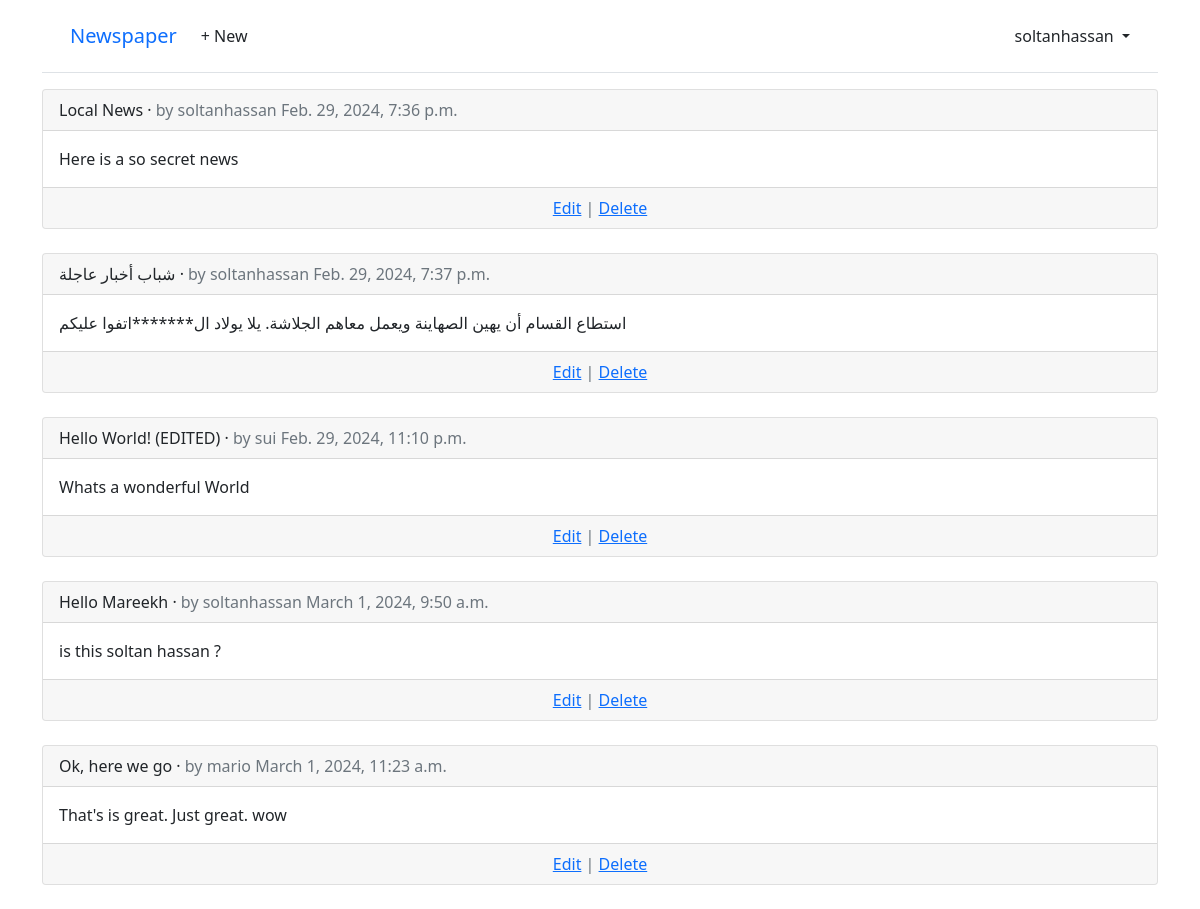
Page /articles/ (signed in) on the committed database.
### accounts/models.py (models this page shows)
class CustomUser(AbstractUser):
  age = models.PositiveIntegerField(null=True, blank=True)

### articles/models.py (models this page shows, shortened)
class Article(models.Model):
  title = models.CharField(max_length = 255)
  body = models.TextField()
  date = models.DateTimeField(auto_now_add = True)
  author = models.ForeignKey(
    settings.AUTH_USER_MODEL,
    on_delete = models.CASCADE,
  )

### articles/views.py (the view)
# urls.py: path("", ArticleListView.as_view(), name="article_list"),
class ArticleListView(LoginRequiredMixin, ListView):
    model = Article
    template_name = "article_list.html"

### templates/article_list.html (shortened to what this page needs)
{% extends "base.html" %}
{% block content%}
{% for article in article_list %}
<div class="card">
  <div class="card-header">
    <span class="font-weight-bold">{{ article.title }}</span> &middot; <span class="text-muted">by {{ article.author }}
      {{ article.date }}</span>
  </div>
  <div class="card-body">
    {{ article.body }} </div>
  <div class="card-footer text-center text-muted">
    <a href="{% url 'article_edit' article.pk %}">Edit</a> |
    <a href="{% url 'article_delete' article.pk %}">Delete</a>
  </div>
</div>
<br />
{% endfor %}
{% endblock content%}

### templates/base.html (shortened to what this page needs)
<!DOCTYPE html>
<html>
<head>
  <link href="https://cdn.jsdelivr.net/npm/bootstrap@5.1.3/dist/css/bootstrap.min.css" rel="stylesheet"
>
</head>
<body>
  <body>
    <div class="container">
      <header class="p-3 mb-3 border-bottom">
        <div class="container">
          <div class="d-flex flex-wrap align-items-center justify-content-center justify-content-lg-start">
            <a class="navbar-brand" href="{% url 'home' %}">Newspaper</a>
            <ul class="nav col-12 col-lg-auto me-lg-auto mb-2 justify-content-center
              mb-md-0">
              {% if user.is_authenticated %}
              <li><a href="{% url 'article_new' %}" class="nav-link px-2 link-dark">+ New</a></li>
            </ul>
            <div class="dropdown text-end">
              <a href="#" class="d-block link-dark text-decoration-none dropdown-toggle" id="dropdownUser1"
                data-bs-toggle="dropdown" aria-expanded="false">
                {{ user.username }} </a>
            </div>
            {% else %}
            </ul>
            <div class="text-end">
              <a href="{% url 'login' %}" class="btn btn-outline-primary me-2"> Log In</a>
              <a href="{% url 'signup' %}" class="btn btn-primary">Sign Up</a>
            </div>
            {% endif %}
          </div>
        </div>
      </header>
      <main>
        {% block content %}
        {% endblock content %}
      </main>
  </body>
</html>

### rows in the picture
CustomUser: username "soltanhassan"
Article: title "Local News", author "soltanhassan", date "Feb. 29, 2024, 7:36 p.m.", body "Here is a so secret news"
Article: title "شباب أخبار عاجلة", author "soltanhassan", date "Feb. 29, 2024, 7:37 p.m.", body "استطاع القسام أن يهين الصهاينة ويعمل معاهم الجلاشة. يلا يولاد ال*******اتفوا عليكم"
Article: title "Hello World! (EDITED)", author "sui", date "Feb. 29, 2024, 11:10 p.m.", body "Whats a wonderful World"
Article: title "Hello Mareekh", author "soltanhassan", date "March 1, 2024, 9:50 a.m.", body "is this soltan hassan ?"
Article: title "Ok, here we go", author "mario", date "March 1, 2024, 11:23 a.m.", body "That's is great. Just great. wow"
